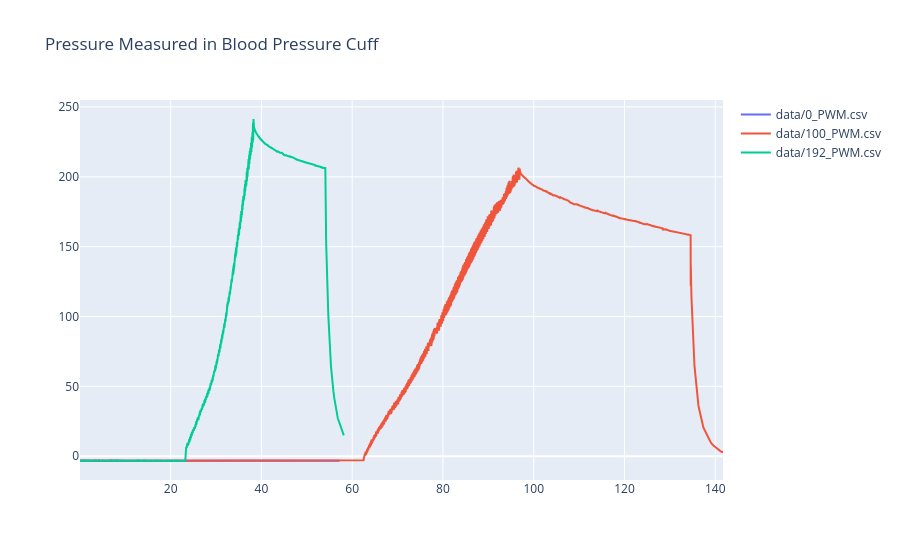

The code cell stored with this chart in its notebook:
### Code cell
plot_multi_pressure(['data/0_PWM.csv', 'data/100_PWM.csv', 'data/192_PWM.csv'])

### Figure 1 — Plotly figure (JSON) as saved in the notebook; plotly's stock layout.template omitted (floating-point values rounded to 4 significant figures; data arrays with more than 128 entries replaced by an {"elided": "..."} marker saying what was removed)
{"data": [{"mode": "lines", "name": "data/0_PWM.csv", "type": "scatter", "x": {"elided": "3431 float values"}, "y": {"elided": "3431 float values"}}, {"mode": "lines", "name": "data/100_PWM.csv", "type": "scatter", "x": {"elided": "8503 float values"}, "y": {"elided": "8503 float values"}}, {"mode": "lines", "name": "data/192_PWM.csv", "type": "scatter", "x": {"elided": "3489 float values"}, "y": {"elided": "3489 float values"}}], "layout": {"title": {"text": "Pressure Measured in Blood Pressure Cuff"}}}
